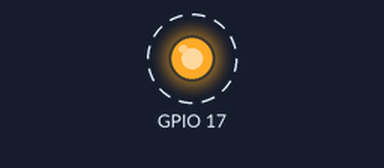
Bench run of a program on a simulated Raspberry Pi (BCM pin numbers). On the bench: output pins drawn as LEDs (lit = HIGH). Dashed ring = blinking. The clock reads 2024-03-15 10:24:30 at power-on unless the program sets it. At 15.0 s the program stops and its outputs stay as they are.

Above: at 0.2 s.
Timing chart, 0 to 3.0 s (numbered marks = the images above):
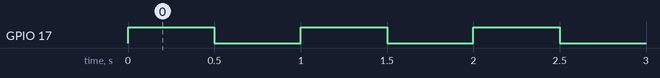

The program:

blink_light.py
```python
import RPi.GPIO as GPIO
import time

# Set the GPIO mode to BCM
GPIO.setmode(GPIO.BCM)

def blink_led(pin, duration):
    GPIO.setup(pin, GPIO.OUT)
    try:
        start_time = time.time()

        while time.time() - start_time < duration:
            GPIO.output(pin, GPIO.HIGH)  # Turn on the LED
            time.sleep(0.5)  # Sleep for 0.5 seconds
            GPIO.output(pin, GPIO.LOW)   # Turn off the LED
            time.sleep(0.5)  # Sleep for 0.5 seconds

    finally:
        GPIO.cleanup()

# Blink GPIO 17 for 15 seconds
blink_led(17, 15)
```

Measured:
- by itself, GPIO 17: alternates HIGH for 0.50 s and LOW for 0.50 s, 30 changes in all, then stays LOW
